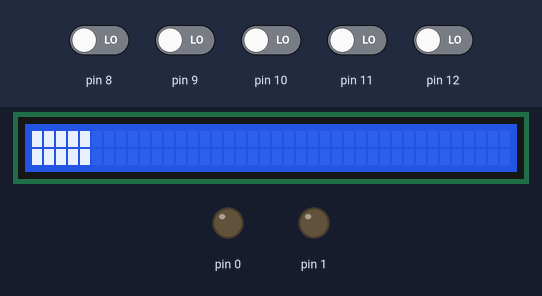
This sketch was run on a simulated Arduino Uno, built with avr-gcc and run on an emulated ATmega328P. On the bench: 40×2 character LCD, output pins drawn as LEDs (lit = HIGH). Inputs (shaded band) come from the test bench; at power-on: pin 8–12 LOW.

Above: at 1.2 s.
1.3 s: pin 9 driven HIGH
At 3.1 s:
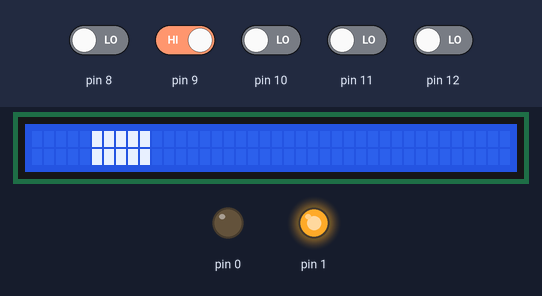
4.3 s: pin 8 driven HIGH
At 7.1 s:
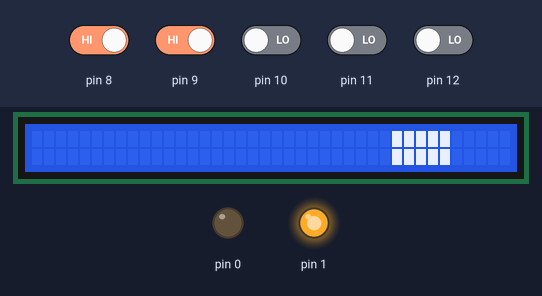
7.3 s: pin 10 driven HIGH
At 8.2 s:
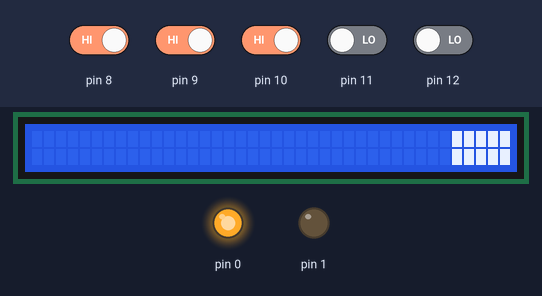
10.0 s: pin 11 driven HIGH
At 12.3 s:
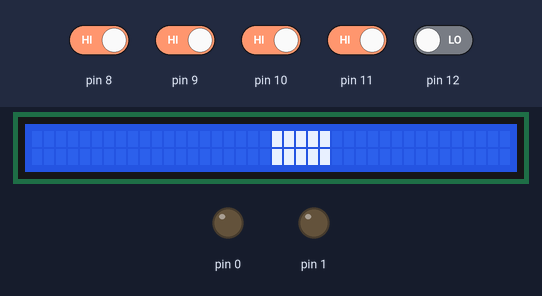
13.0 s: pin 12 driven HIGH
At 14.2 s:
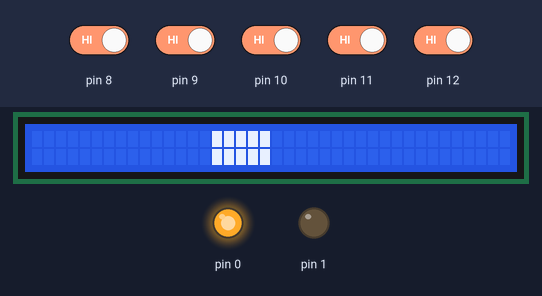
16.0 s: pin 12 driven LOW
At 18.2 s:
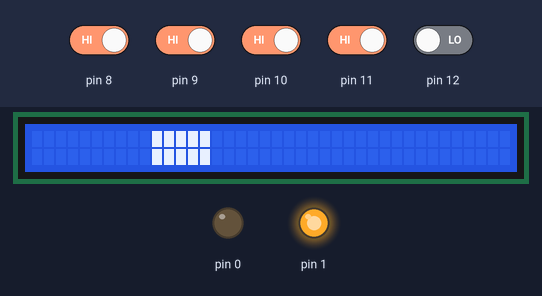
Timing chart, 0 to 20.0 s (numbered marks = the images above; inputs shaded):
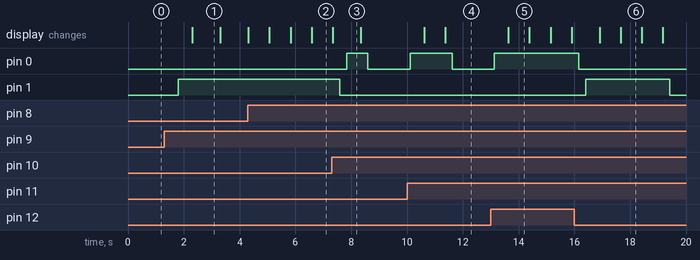

Measured:
- after the input at 1.3 s, pin 1: LOW → HIGH after 0.50 s; the display: changes after 1.0 s (image 1)
- after the input at 7.3 s, pin 0: LOW → HIGH after 0.54 s, → LOW 0.75 s later
- after the input at 10.0 s, pin 0: LOW → HIGH after 0.11 s, → LOW 1.5 s later; the display: first changes after 0.61 s (image 4 shows a later state)
- after the input at 13.0 s, pin 0: LOW → HIGH after 0.13 s; the display: changes after 0.64 s (image 5)
- after the input at 16.0 s, pin 1: LOW → HIGH after 0.40 s, → LOW 3.0 s later; the display: first changes after 0.91 s (image 6 shows a later state)
- what the display in image 1 shows lasts 1.0 s, from 2.3 s to 3.3 s
- what the display in image 5 shows lasts 0.8 s, from 13.6 s to 14.4 s

The sketch:

zcsadw.ino
```cpp
#include<LiquidCrystal.h>
LiquidCrystal lcd(7,6,5,4,3,2);
byte black[8]{
  255,255,255,255,255,255,255,255,};

bool J1=0,K1=0,Q1=0;
bool J0=0,K0=0,Q0=0;
bool X=0,Y=0;
bool Z1=0,Z0=0;
int i=0,h=0;
int j=0;//12 11 10 K9
char P[100];
unsigned long millist;

void setup() {
  lcd.createChar(0,black);
  lcd.begin(40,2);
  pinMode(12,INPUT);
  pinMode(11,INPUT);
  pinMode(10,INPUT);
  pinMode(9,INPUT);
  pinMode(8,INPUT);
  pinMode(0,OUTPUT);
  digitalWrite(0,LOW);
  pinMode(1,OUTPUT);
  digitalWrite(1,LOW);}

void loop() {
  elevatorprint();
  if(digitalRead(9)==1){
    millist=millis();j=0;
    while(millis()-millist<=250){
      delay(1);
      setlvl();
      if (digitalRead(8)==0){delay(500);break;}}}
    if (j<i){X=0;Y=0;}
    if (j>i){X=0;Y=1;}
    if (i==j){X=1;Y=0;}
    equff();ff0();ff1();equz();
    if(Z1==0 && Z0==0){i=i;digitalWrite(1,LOW);digitalWrite(0,LOW);}
    if(Z1==1 && Z0==0){i++;digitalWrite(1,HIGH);digitalWrite(0,LOW);}
    if(Z1==0 && Z0==1){i--;digitalWrite(1,LOW);digitalWrite(0,HIGH);}}

void ff0(){
  if (J0==0 && K0==0){Q0=Q0;}
  if (J0==0 && K0==1){Q0=0;}
  if (J0==1 && K0==0){Q0=1;}
  if (J0==1 && K0==1){Q0=!(Q0);}}
void ff1(){
  if (J1==0 && K1==0){Q1=Q1;}
  if (J1==0 && K1==1){Q1=0;}
  if (J1==1 && K1==0){Q1=1;}
  if (J1==1 && K1==1){Q1=!(Q1);}}
void equff(){
  J1=(!X)&&(!Y)&&!(Q0);
  K1=X||Y||Q0;
  J0=Y&&(!X)&&!(Q1);
  K0=(!Y)||X||Q1;}
void equz(){
  Z1=Q0&&!(Q1);
  Z0=!(Q0)&&Q1;}
void setlvl(){
  if (digitalRead(12)==0){j=4;}
  if (digitalRead(12)==1){j=0;}
  if (digitalRead(11)==0){j=j+2;}
  if (digitalRead(11)==1){j=j+0;}
  if (digitalRead(10)==0){j=j+1;}
  if (digitalRead(10)==1){j=j+0;}}
void elevatorprint(){
  if(i!=h){delay(500);lcd.clear();h=i;}
  lcd.setCursor(5*i,0);
  lcd.write(byte(0));
  lcd.write(byte(0));
  lcd.write(byte(0));
  lcd.write(byte(0));
  lcd.write(byte(0));
  lcd.setCursor(5*i,1);
  lcd.write(byte(0));
  lcd.write(byte(0));
  lcd.write(byte(0));
  lcd.write(byte(0));
  lcd.write(byte(0));}
```
